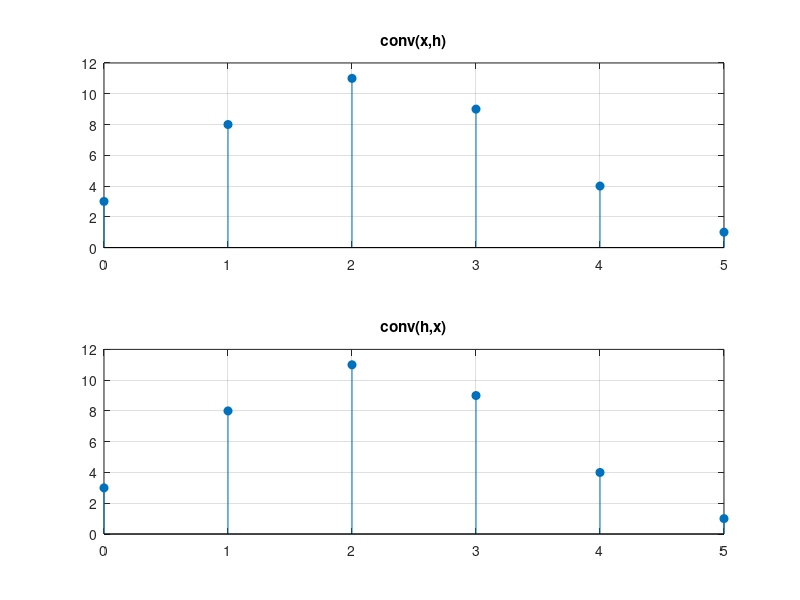

MATLAB code for this plot:
x = [3 2 1];
h = [1 2 2 1];
h1 = [1 0 0 0 0 1];
y1 = conv(x, h);
y2 = conv(h,x); % ordem trocada
y3 = conv(h1, x);

disp("y1 = "); disp(y1)
disp("y2 = "); disp(y2)
disp('Sao iguais? '); disp(isequal(y1, y2))

figure(2);
subplot(2,1,1); stem(0:length(y1)-1, y1,'filled');
title('conv(x,h)'); grid on;
subplot(2,1,2); stem(0:length(y2)-1, y2,'filled');
title('conv(h,x)'); grid on;
